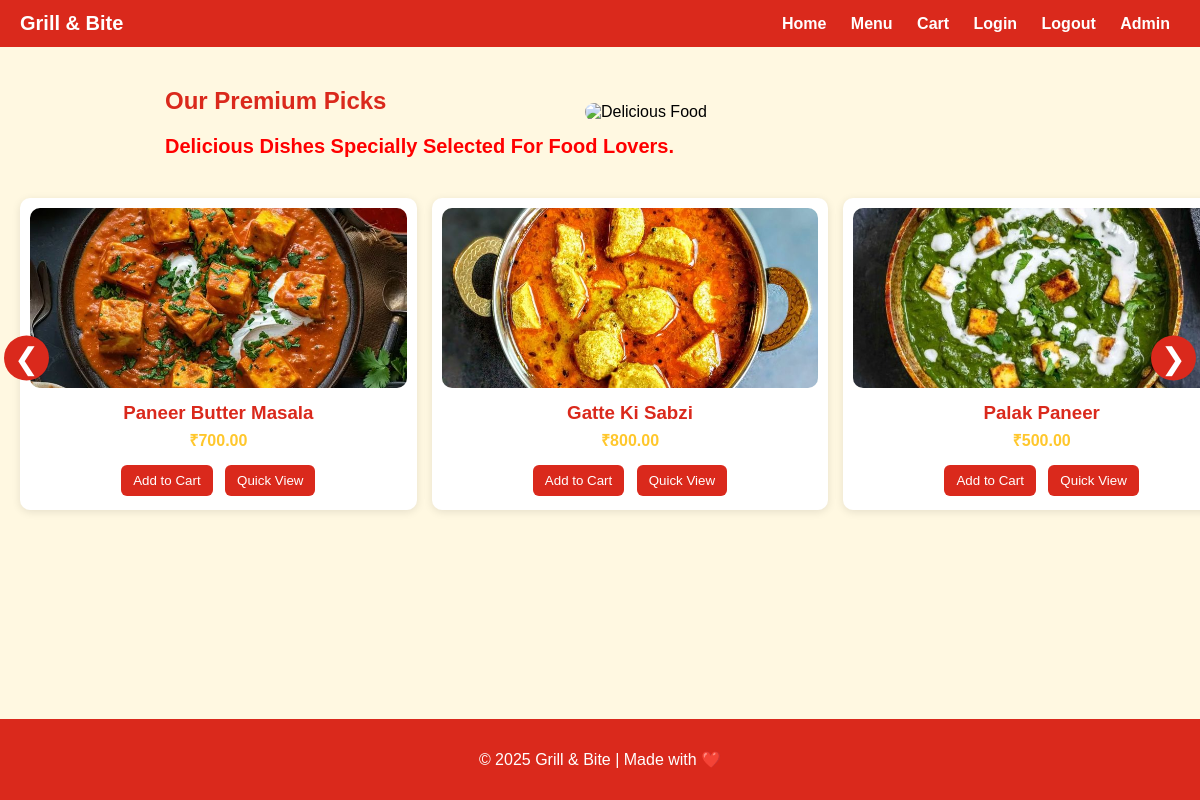
The page / on the database its author committed.
### tables this page shows
CREATE TABLE `food_menu` (
  `id` int(11) NOT NULL,
  `name` varchar(100) NOT NULL,
  `price` decimal(6,2) NOT NULL,
  `image` varchar(255) DEFAULT NULL,
  `description` text DEFAULT NULL,
  `category` varchar(50) DEFAULT NULL
);

### index.php (the view, shortened to what this page needs)
<?php
$conn = new mysqli("localhost", "root", "", "foodinfo");
$items = [];
$q = $conn->query("SELECT * FROM food_menu WHERE price >= 500");
while ($row = $q->fetch_assoc()) $items[] = $row;
?>
<!DOCTYPE html>
<html lang="en">
<head>
</head>
<body>
<header>
  <div class="logo">Grill & Bite</div>
  <nav>
    <a href="index.php">Home</a>
    <a href="menu.php">Menu</a>
    <a href="cart.php">Cart</a>
    <a href="login.php">Login</a>
    <a href="logout.php">Logout</a>
    <a href="admin_login.php">Admin</a>
  </nav>
</header>
<section class="hero">
  <div class="hero-text">
    <h2>Our Premium Picks</h2>
    <div class="deli">Delicious Dishes Specially Selected For Food Lovers.</div>
  </div>
  <img src="images/hero-food.jpg" alt="Delicious Food">
</section>
<section class="slider-container">
  <button class="prev" onclick="scrollSlider(-1)">&#10094;</button>
  <div class="slider" id="slider">
    <?php if(count($items) > 0): foreach($items as $it): ?>
      <div class="card">
        <img src="uploads/<?php echo htmlspecialchars($it['image']); ?>" alt="<?php echo htmlspecialchars($it['name']); ?>">
        <h3><?php echo htmlspecialchars($it['name']); ?></h3>
        <div class="price">₹<?php echo number_format($it['price'],2); ?></div>
        <form method="post">
          <button type="submit" name="add_to_cart" value="<?php echo $it['id']; ?>">Add to Cart</button>
          <button type="button" onclick="openModal('<?php echo htmlspecialchars($it['name']); ?>','<?php echo htmlspecialchars($it['image']); ?>','₹<?php echo number_format($it['price'],2); ?>')">Quick View</button>
        </form>
      </div>
    <?php endforeach; else: ?>
      <p style="text-align:center;width:100%;">No premium items available.</p>
    <?php endif; ?>
  </div>
  <button class="next" onclick="scrollSlider(1)">&#10095;</button>
</section>
<footer>
  <p>© 2025 Grill & Bite | Made with ❤️</p>
</footer>
</body>
</html>

### index.php (style rules this page uses)
:root { --red:#DA291C;--yellow:#FFC72C; }
body { margin:0;font-family:Arial,sans-serif;background:#fff8e1;display:flex;flex-direction:column;min-height:100vh; }
header { background:var(--red);padding:12px 20px;display:flex;justify-content:space-between;align-items:center;flex-wrap:wrap;color:white; }
header .logo { font-weight:800;font-size:20px; }
header nav a { color:white;text-decoration:none;margin:0 10px;font-weight:bold; }
.hero { display:flex;flex-wrap:wrap;justify-content:center;align-items:center;padding:20px;gap:20px; }
.hero img { width:100%;max-width:450px;border-radius:10px; }
.hero-text { max-width:400px; }
.hero-text h2 { color:var(--red); }
.deli { color: red; font-size: 20px; font-weight: bold; white-space: nowrap; text-align: center; }
.slider-container { position: relative; padding:20px; overflow:hidden; }
.slider { display:flex; gap:15px; transition: transform 0.5s ease; }
.card { flex:0 0 calc(33.333% - 10px); background:#fff;border-radius:10px;box-shadow:0 2px 8px rgba(0,0,0,0.1);padding:10px;text-align:center; }
.card img { width:100%;height:180px;object-fit:cover;border-radius:10px; }
.card h3 { color:var(--red);margin:10px 0 5px; }
.price { color:var(--yellow);font-weight:bold;margin-bottom:10px; }
button { background:var(--red);color:#fff;border:none;padding:8px 12px;border-radius:6px;cursor:pointer;margin:4px; }
.prev, .next { background: var(--red); color:white; border:none; font-size:30px; cursor:pointer; border-radius:50%; padding:5px 10px; position:absolute; top:50%; transform:translateY(-50%); z-index:5; }
.prev { left:0; }
.next { right:0; }
footer { background:var(--red);color:white;text-align:center;padding:15px;margin-top:auto; }

### rows shown on the page
food_menu: image (picture), name "Paneer Butter Masala", price "700.00", $it['id'] 45 (drawn)
food_menu: image (picture), name "Gatte Ki Sabzi", price "800.00", $it['id'] 46 (drawn)
food_menu: image (picture), name "Palak Paneer", price "500.00", $it['id'] 47 (drawn)
